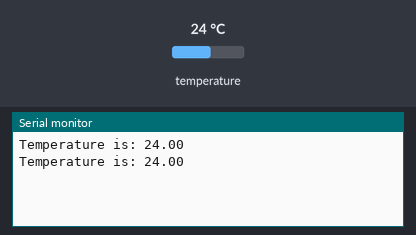
The sketch below on a simulated Arduino Uno, built with avr-gcc and run on an emulated ATmega328P. Parts: the last lines printed to the serial monitor. The inputs (shaded band) are chosen by the test bench; at power-on: temperature 24 °C.

Above: at 4.3 s.
4.4 s: temperature set to 12 °C
At 7.0 s:
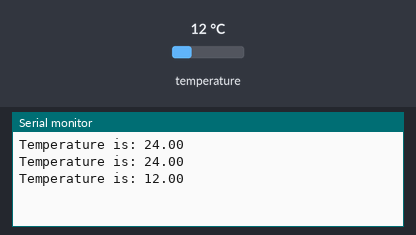
8.1 s: temperature set to 19 °C
At 10.2 s:
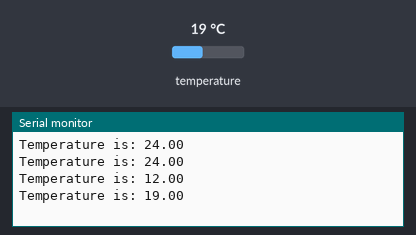
Timing chart, 0 to 11.7 s (numbered marks = the images above; inputs shaded):
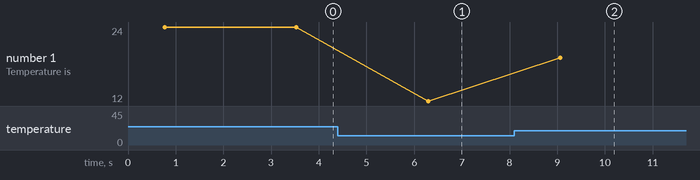

The sketch:

water_sensor_first.ino
```cpp
#include <OneWire.h>
#include <DallasTemperature.h>
// Data wire is plugged into pin 2 on the Arduino
#define ONE_WIRE_BUS 2

// Setup a oneWire instance to communicate with any OneWire devices
// (not just Maxim/Dallas temperature ICs)
OneWire oneWire(ONE_WIRE_BUS);


DallasTemperature sensors(&oneWire); // creates a new object that communicates with all sensors


void setup(void)
{
 Serial.begin(9600);

 sensors.begin();
}
void loop(void)
{
 // call sensors.requestTemperatures() to issue a global temperature
 // request to all devices on the bus

// Serial.print(" Requesting temperatures...");
 sensors.requestTemperaturesByIndex(0); // Send the command to get temperature readings
// Serial.println("DONE");
/********************************************************************/
 Serial.print("Temperature is: ");
 Serial.println(sensors.getTempCByIndex(0)); // Why "byIndex"?
   // You can have more than one DS18B20 on the same bus.
   // 0 refers to the first IC on the wire
   delay(2000);
}
```

Measured:
- after the input at 4.4 s, the serial monitor: prints a new line after 1.9 s (image 1)
- after the input at 8.1 s, the serial monitor: prints a new line after 0.96 s (image 2)
- plotted number 1: 24 → 12 after the input at 4.4 s, 12 → 19 after the input at 8.1 s
